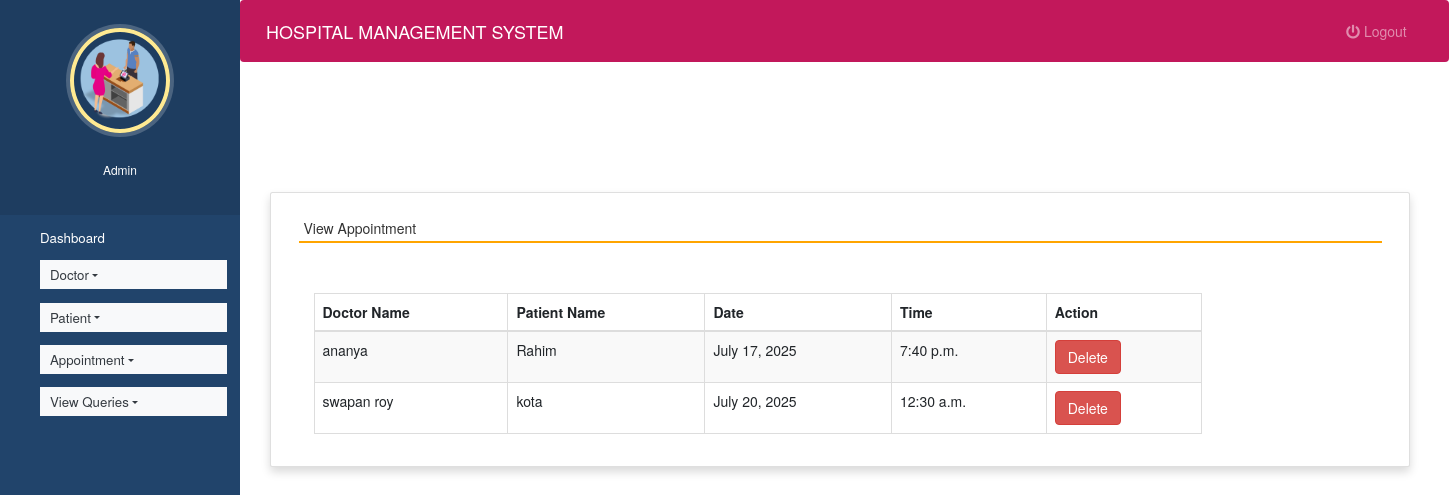
The page /view_appointment (signed in) on the database as committed earlier.
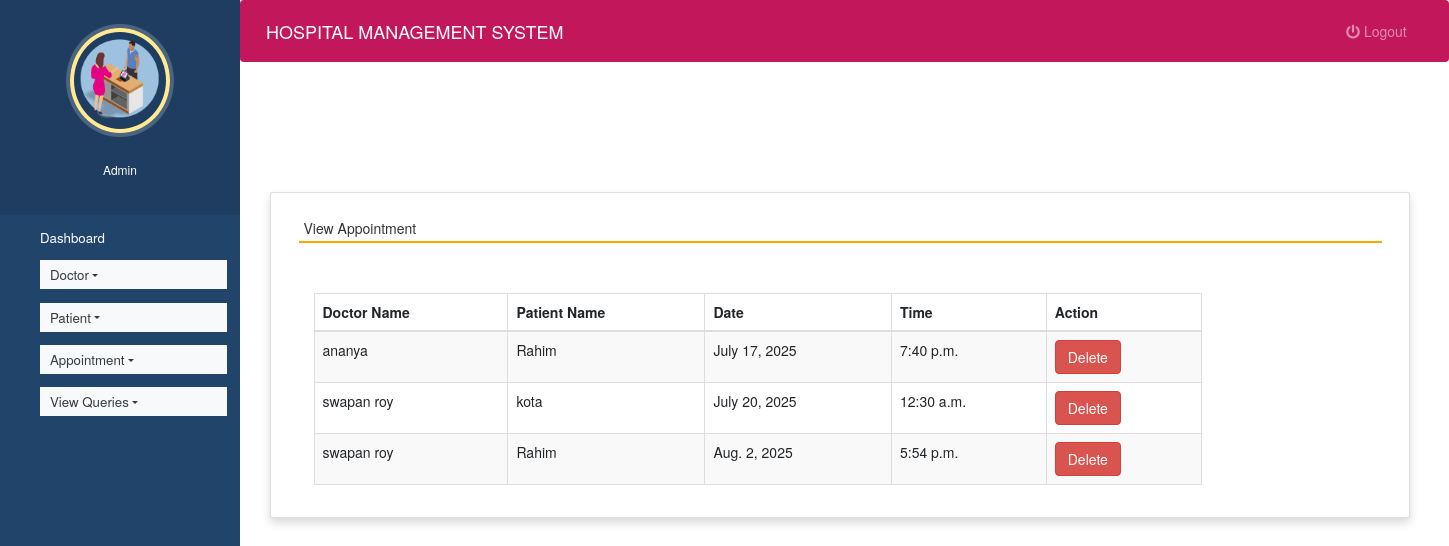
The same page on the database as committed later.
### hospitals/models.py (models this page shows, shortened)
class Appointment(models.Model):
    doctor = models.ForeignKey(Doctor,on_delete=models.CASCADE)
    patient = models.ForeignKey(Patient, on_delete=models.CASCADE)
    date1 = models.DateField()
    time1 = models.TimeField()

class Doctor(models.Model):
    name = models.CharField(max_length=100)
    mobile = models.CharField(max_length=20)
    special = models.CharField(max_length=100)
    shift_date = models.DateField(null=True, blank=True)
    start_time = models.TimeField(null=True, blank=True)
    end_time = models.TimeField(null=True, blank=True)
    def __str__(self):
       return self.name;

class Patient(models.Model):
    name = models.CharField(max_length=50)
    gender = models.CharField(max_length=10)
    mobile = models.IntegerField(null=True)
    address = models.CharField(max_length=50)
    def __str__(self):
       return self.name;

### hospitals/views.py (the view)
# urls.py: path('view_appointment', view_appointment, name='view_appointment'),
def view_appointment(request):
    if not request.user.is_staff:
        return redirect('login')
    appointment = Appointment.objects.all()
    d = {'appointment':appointment}
    return render(request,'view_appointment.html', d)

### hospitals/templates/view_appointment.html (shortened to what this page needs)
{% extends 'admin_nav.html' %}
{% load static %}
{% block content %}
<link rel="stylesheet" href="https://maxcdn.bootstrapcdn.com/bootstrap/3.4.1/css/bootstrap.min.css">
  <link rel="stylesheet" href="https://cdnjs.cloudflare.com/ajax/libs/font-awesome/4.7.0/css/font-awesome.min.css">
  <link rel="stylesheet" href="https://use.fontawesome.com/releases/v5.6.3/css/all.css">
<br><br><br><br>
<div class="container card shadow m-5">
    <div class="card-body">
        <h5 class="p-2" style="border-bottom: 2px solid orange">View Appointment</h5>
		<div class="container mt-5">
		<table id="example" class="table table-striped table-bordered table-sm" style="width:80%">
			<thead>
				<tr>
					<th>Doctor Name</th>
					<th>Patient Name</th>
                    <th>Date</th>
					<th>Time</th>
					<th>Action</th>
				</tr>
			</thead>
			<tbody>
            {% for i in appointment %}
			<tr>
				<td>{{i.doctor}}</td>
				<td>{{i.patient}}</td>
				<td>{{i.date1}}</td>
				<td>{{i.time1}}</td>
				<td><a href="{% url 'delete_appointment' i.id %}" onclick="return confirm('Are you ready to delete this record ?')" class="btn btn-danger">Delete</a></td>
			</tr>
			{% endfor %}
			</tbody>
		</table>
	 </div>
	</div>
</div>
{% endblock content %}

Rows that differ between the two databases and show on the page:
added Appointment: doctor "swapan roy", patient "Rahim", date1 "Aug. 2, 2025", time1 "5:54 p.m."
